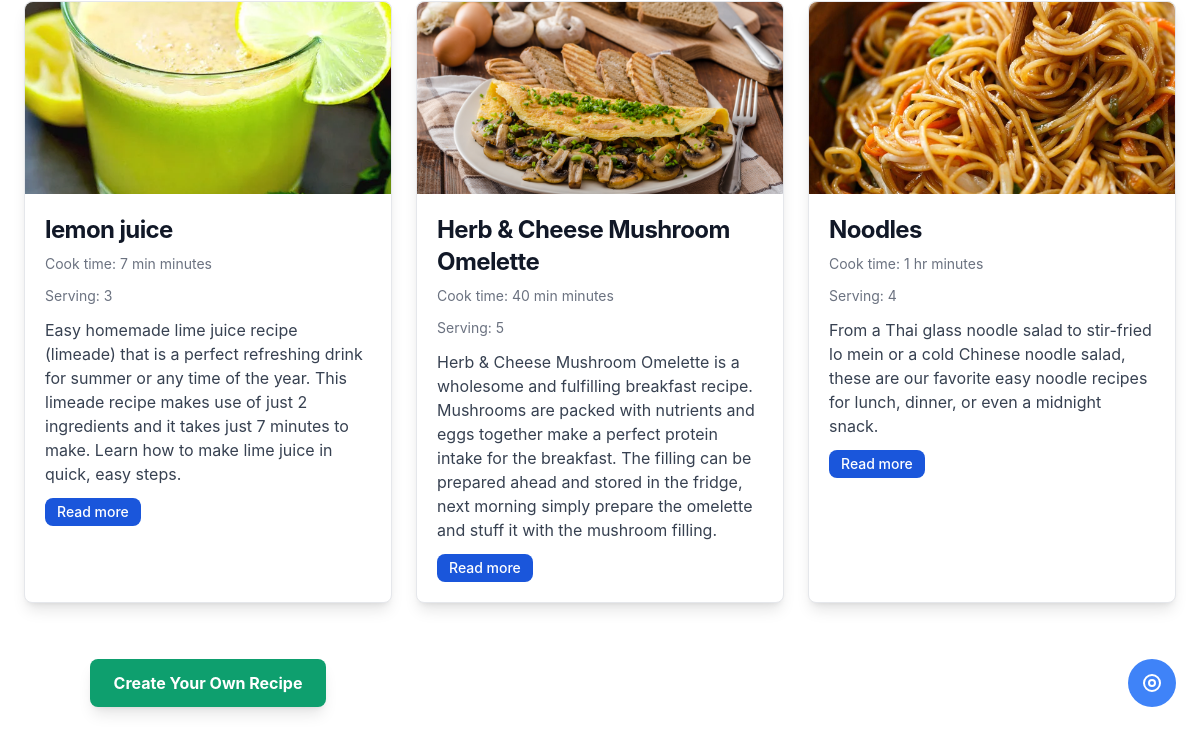
The app's page /recipe/ (signed in, lower part), older data.
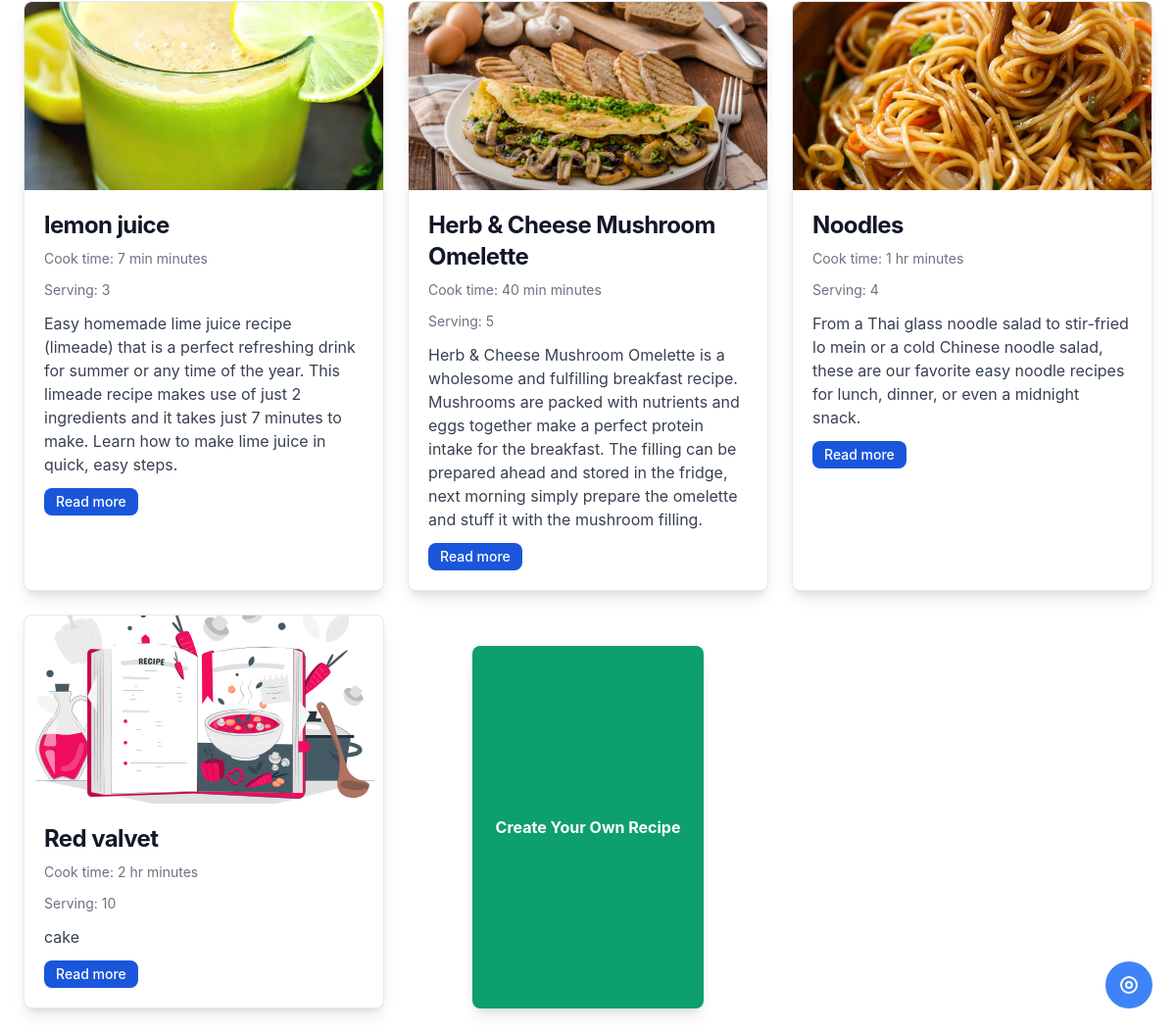
The same page, newer data.
### recipe/models.py (models this page shows, shortened)
class Recipe(models.Model):
    category = models.ForeignKey(Category,on_delete=models.CASCADE,related_name='category')
    created_by = models.ForeignKey(User,on_delete=models.CASCADE,related_name='created_by')
    name = models.CharField(max_length=100)
    image = models.ImageField(upload_to='receipe_image',default='default_recipe_image.svg',blank=True,null=True)
    description=models.TextField()
    cook_time = models.CharField(max_length=100)
    serving = models.CharField(max_length=100)
    created_at = models.DateTimeField(auto_now_add=True)
    updated_at =models.DateTimeField(auto_now=True)

### recipe/views.py (the view)
# urls.py: path('',views.view_recipes,name="view_recipes"),
@login_required
def view_recipes(request):
    query=request.GET.get('query','')
    category_id = request.GET.get('category',0)
    categories = Category.objects.all()
    recipes = Recipe.objects.all()
    if category_id :
       recipes = recipes.filter(category_id=category_id)
    if query:
        recipes = recipes.filter(Q(name__icontains = query) | Q(description__icontains = query))
    return render(request,'recipe/view_recipes.html',{
      'title':'Recipe',
      'recipes':recipes,
      'categories': categories,
    })

### recipe/templates/recipe/view_recipes.html (shortened to what this page needs)
{% extends 'core/base.html' %}
{% load static %}
{% block content %}
<div class="max-w-screen-xl mx-auto p-6">
    <div class="mt-6 grid grid-cols-1 sm:grid-cols-2 lg:grid-cols-3 gap-6">
        {% if recipes %}
            {% for recipe in recipes %}
                <div class="bg-white border border-gray-200 rounded-lg shadow-lg hover:shadow-xl transition-shadow duration-300">
                    <a href="{% url 'recipe:recipe_detail' recipe_primary_key=recipe.pk %}">
                        <img class="rounded-t-lg w-full h-48 object-cover" src="{{ recipe.image.url }}" alt="{{ recipe.name }}" />
                    </a>
                    <div class="p-5">
                        <a href="#">
                            <h5 class="mb-2 text-2xl font-bold tracking-tight text-gray-900 dark:text-white">{{ recipe.name }}</h5>
                        </a>
                        <p class="mb-3 text-sm text-gray-500 dark:text-gray-400">Cook time: {{ recipe.cook_time }} minutes</p>
                        <p class="mb-3 text-sm text-gray-500 dark:text-gray-400">Serving: {{ recipe.serving }}</p>
                        <p class="mb-3 text-gray-700 dark:text-gray-400">{{ recipe.description }}</p>
                        <a href="{% url 'recipe:recipe_detail' recipe_primary_key=recipe.pk %}" class="inline-block text-sm font-medium text-center text-white bg-blue-700 rounded-lg py-1 px-3 hover:bg-blue-800 focus:ring-4 focus:outline-none focus:ring-blue-300 transition-colors duration-300">
                            Read more
                        </a>
                    </div>
                </div>
            {% endfor %}
        {% endif %}
        <div class="flex justify-center mt-8">
            <button onclick="createOwnRecipe()" class="bg-green-500 hover:bg-green-700 text-white font-bold py-3 px-6 rounded-lg shadow-lg focus:outline-none focus:ring-4 focus:ring-green-300">
                Create Your Own Recipe
            </button>
        </div>
    </div>
</div>
<button id="toggle-chatbot-btn" class="fixed bottom-6 right-6 bg-blue-500 text-white rounded-full w-12 h-12 flex items-center justify-center hover:bg-blue-600 focus:outline-none focus:bg-blue-600 transition-colors duration-300">
</button>
{% endblock %}

### core/templates/core/base.html (shortened to what this page needs)
<!DOCTYPE html>
<html lang="en">
<head>
    <link href="https://cdnjs.cloudflare.com/ajax/libs/flowbite/2.3.0/flowbite.min.css"  rel="stylesheet" />
</head>
<body>
    {% block content %}
    {% endblock %}
</body>
</html>

Row changes from the older to the newer data that the page shows:
added Recipe: image (placeholder picture), name "Red valvet", cook_time "2 hr", serving "10", description "cake"
